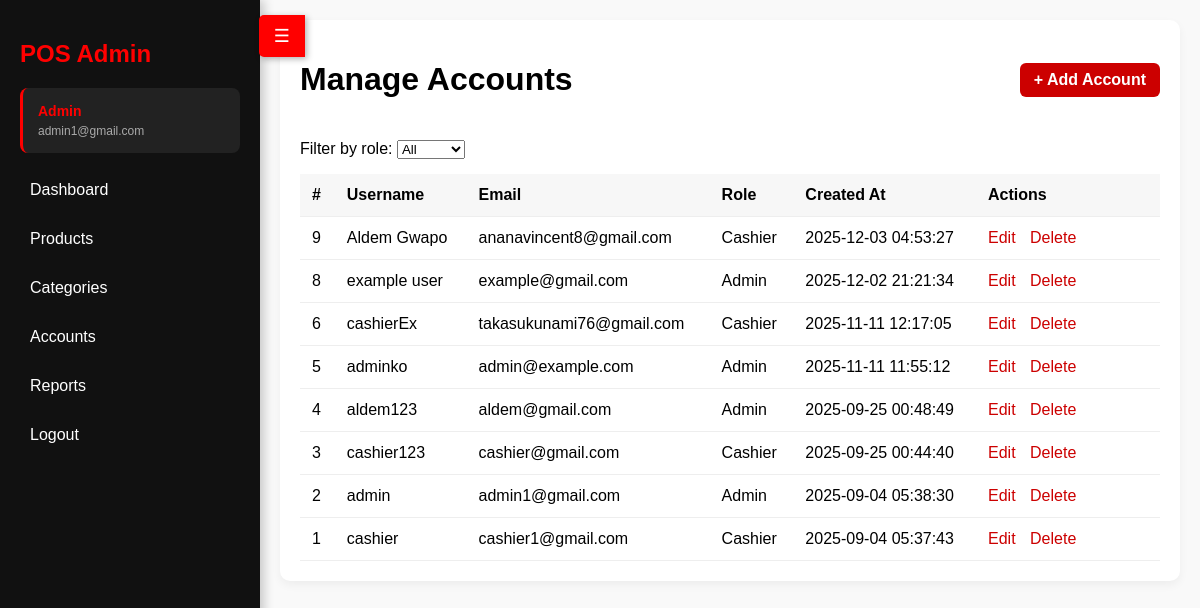
/admin/accounts.php (signed in), run on the app's committed database.
### tables this page shows
CREATE TABLE `users` (
  `id` int(11) NOT NULL,
  `username` varchar(50) NOT NULL,
  `email` varchar(255) DEFAULT NULL,
  `password` varchar(255) NOT NULL,
  `role` enum('admin','cashier') NOT NULL,
  `reset_code` varchar(10) DEFAULT NULL,
  `created_at` timestamp NOT NULL DEFAULT current_timestamp()
);

### admin/accounts.php (the view, shortened to what this page needs)
<?php
require_once __DIR__ . '/../db.php';
$roleFilter = $_GET['role'] ?? "all";
if ($roleFilter === "admin") {
    $sql = "SELECT id, username, email, role, created_at FROM users WHERE role = 'admin' ORDER BY id DESC";
} elseif ($roleFilter === "cashier") {
    $sql = "SELECT id, username, email, role, created_at FROM users WHERE role = 'cashier' ORDER BY id DESC";
} else {
    $sql = "SELECT id, username, email, role, created_at FROM users ORDER BY id DESC";
}
$res = $conn->query($sql);
$accounts = [];
if ($res) {
    while ($r = $res->fetch_assoc()) $accounts[] = $r;
}
?>
<!doctype html>
<html>
<head>
</head>
<body>
  <div class="sidebar" id="sidebar">
    <button id="toggle-btn">☰</button>
    <h2>POS Admin</h2>
    <div class="user-info">
      <div class="role"><?= ucfirst($_SESSION['role']) ?></div>
      <div class="email"><?= htmlspecialchars($_SESSION['email'] ?? '') ?></div>
    </div>
    <ul>
      <li><a href="index.php">Dashboard</a></li>
      <li><a href="products.php">Products</a></li>
      <li><a href="categories.php">Categories</a></li>
      <li><a href="accounts.php">Accounts</a></li>
      <li><a href="reports.php">Reports</a></li>
      <li><a href="../logout.php">Logout</a></li>
    </ul>
  </div>
  <div class="main" id="main">
    <div class="container">
      <div class="top-actions">
        <h1>Manage Accounts</h1>
        <a class="btn" href="account_form.php">+ Add Account</a>
      </div>
      <div class="filter">
        <form method="get">
          <label>Filter by role: </label>
          <select name="role" onchange="this.form.submit()">
            <option value="all" <?= $roleFilter=="all"?"selected":"" ?>>All</option>
          </select>
        </form>
      </div>
      <?php if (count($accounts) === 0): ?>
        <div class="empty">No accounts found.</div>
      <?php else: ?>
      <table>
        <thead>
          <tr>
            <th>#</th>
            <th>Username</th>
            <th>Email</th>
            <th>Role</th>
            <th>Created At</th>
            <th style="width:160px">Actions</th>
          </tr>
        </thead>
        <tbody>
          <?php foreach ($accounts as $a): ?>
            <tr>
              <td><?= htmlspecialchars($a['id']) ?></td>
              <td><?= htmlspecialchars($a['username']) ?></td>
              <td><?= htmlspecialchars($a['email']) ?></td>
              <td><?= htmlspecialchars(ucfirst($a['role'])) ?></td>
              <td><?= htmlspecialchars($a['created_at']) ?></td>
              <td class="actions">
                <a href="account_form.php?id=<?= $a['id'] ?>">Edit</a>
                <a href="account_delete.php?id=<?= $a['id'] ?>" onclick="return confirm('Delete account <?= htmlspecialchars(addslashes($a['username'])) ?>?')">Delete</a>
              </td>
            </tr>
          <?php endforeach; ?>
        </tbody>
      </table>
      <?php endif; ?>
    </div>
  </div>
</body>
</html>

### admin/accounts.php (style rules this page uses)
body { font-family: Arial, sans-serif; margin: 0; display: flex; background: #f9f9f9; transition: margin-left 0.3s ease; }
.sidebar { width: 220px; background: #111; color: #fff; min-height: 100vh; padding: 20px; transition: transform 0.3s ease; position: fixed; left: 0; top: 0; z-index: 100; box-shadow: 4px 0 10px rgba(0,0,0,0.2); }
.sidebar h2 { margin-bottom: 20px; color: #ff0000; }
.sidebar .user-info { background: #222; padding: 15px; border-radius: 8px; margin-bottom: 20px; border-left: 3px solid #ff0000; }
.sidebar .user-info .role { color: #ff0000; font-weight: bold; font-size: 14px; margin-bottom: 5px; }
.sidebar .user-info .email { color: #aaa; font-size: 12px; word-break: break-all; }
.sidebar ul { list-style: none; padding: 0; }
.sidebar ul li { margin: 15px 0; }
.sidebar ul li a { color: #fff; text-decoration: none; display: block; padding: 8px 10px; border-radius: 6px; transition: 0.2s; }
#toggle-btn { background: #ff0000; color: #fff; border: none; padding: 10px 15px; font-size: 18px; cursor: pointer; position: absolute; top: 15px; right: -45px; border-radius: 5px 0 0 5px; transition: 0.3s; box-shadow: 2px 2px 6px rgba(0,0,0,0.3); }
.main { flex:1; padding:20px; margin-left: 260px; transition: margin-left 0.3s ease; }
.container { background:#fff; padding:20px; border-radius:10px; box-shadow:0 4px 10px rgba(0,0,0,0.05); }
.top-actions { display:flex; justify-content:space-between; align-items:center; margin-bottom:20px; }
.btn { padding:8px 14px; background:#cc0000; color: #fff; text-decoration:none; border-radius:6px; font-weight:600; transition: 0.2s; }
.filter { margin-bottom:15px; }
table { width:100%; border-collapse:collapse; }
th, td { padding:12px; border-bottom:1px solid #eee; text-align:left; }
th { background:#f7f7f7; font-weight:600; }
.actions a { margin-right:10px; color:#cc0000; text-decoration:none; font-weight:500; }

### data on the page
users: id "9", username "Aldem Gwapo", email "ananavincent8@gmail.com", role "Cashier", created_at "2025-12-03 04:53:27"
users: id "8", username "example user", email "example@gmail.com", role "Admin", created_at "2025-12-02 21:21:34"
users: id "6", username "cashierEx", email "takasukunami76@gmail.com", role "Cashier", created_at "2025-11-11 12:17:05"
users: id "5", username "adminko", email "admin@example.com", role "Admin", created_at "2025-11-11 11:55:12"
users: id "4", username "aldem123", email "aldem@gmail.com", role "Admin", created_at "2025-09-25 00:48:49"
users: id "3", username "cashier123", email "cashier@gmail.com", role "Cashier", created_at "2025-09-25 00:44:40"
users: id "2", username "admin", email "admin1@gmail.com", role "Admin", created_at "2025-09-04 05:38:30"
users: id "1", username "cashier", email "cashier1@gmail.com", role "Cashier", created_at "2025-09-04 05:37:43"

### other printed values
$_SESSION['role'] "Admin"
$_SESSION['email'] "admin1@gmail.com"
